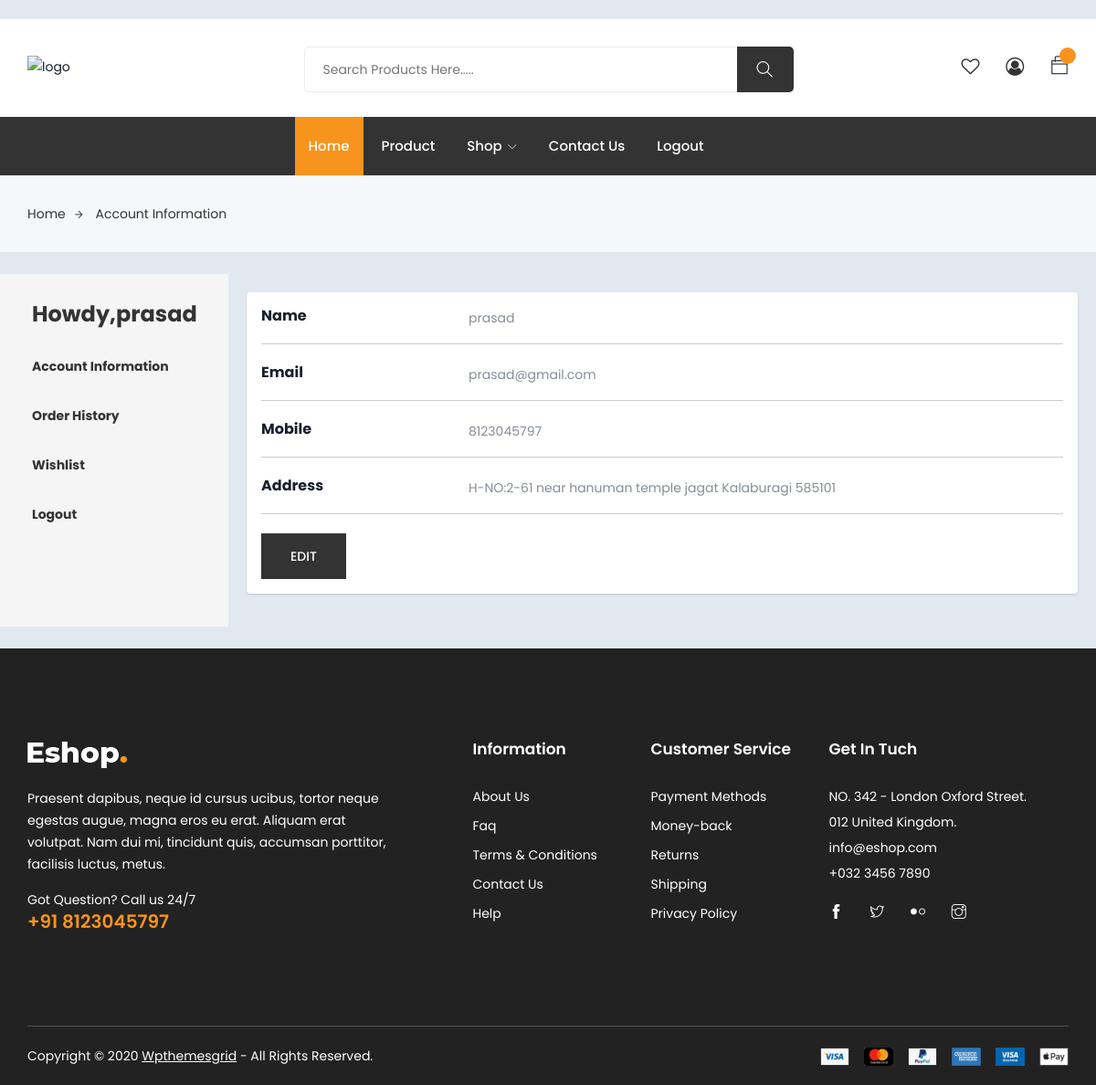
The page /profile/ (signed in) on the database its author committed.
### authentications/models.py (models this page shows)
class CustomUser(AbstractUser):
    username=None
    name = models.CharField(max_length=100)
    email = models.EmailField(unique=True)
    address = models.TextField(null=True, blank=True)
    mobile = models.IntegerField( null=True, blank=True,unique=True)
    USERNAME_FIELD = 'email'
    REQUIRED_FIELDS = ['name']
    objects = CustomUserManager()
    def __str__(self):
        return self.email

### ecommerceApp/views.py (the view)
# urls.py: path('profile/', profile, name='profile'),
@login_required(login_url='/auth/login/')
def profile(request):
    return render(request, 'auth/profile.html')

### templates/auth/profile.html (shortened to what this page needs)
{% extends "base.html" %}
{% load static %}
{% block body %}
<!DOCTYPE html>
<html lang="en">
  <head>
    <link rel="stylesheet" href="style.css" />
  </head>
  <body>
<div class="breadcrumbs">
  <div class="container">
    <div class="row">
      <div class="col-12">
        <div class="bread-inner">
          <ul class="bread-list">
            <li>
              <a href="{% url 'index' %}">Home<i class="ti-arrow-right"></i></a>
            </li>
            <li class="active"><a href="{% url 'profile' %}">Account Information</a></li>
          </ul>
        </div>
      </div>
    </div>
  </div>
</div>
    <br />
    <div class="profile-page">
      <div class="profile-sidebar">
        <nav class="profile-nav">
          <ul>
            <li><a href=""><h4>Howdy,{{request.user.name}}</h4></a></li>
            <li><a href="{% url 'profile' %}">Account Information</a></li>
            <li><a href="{% url 'orderlist' %}">Order History</a></li>
            <li><a href="{% url 'wishlist_view' %}">Wishlist</a></li>
            <li><a href="{% url 'logout' %}">Logout</a></li>
          </ul>
        </nav>
      </div>
      <div class="profile-content">
        <div class="col-md-60">
          <div class="card mb-3">
            <div class="card-body">
              <div class="row">
                <div class="col-sm-3">
                  <h6 class="mb-0">Name</h6>
                </div>
                <div class="col-sm-9 text-secondary">{{request.user.name}}</div>
              </div>
              <hr />
              <div class="row">
                <div class="col-sm-3">
                  <h6 class="mb-0">Email</h6>
                </div>
                <div class="col-sm-9 text-secondary">{{request.user}}</div>
              </div>
              <hr />
              <div class="row">
                <div class="col-sm-3">
                  <h6 class="mb-0">Mobile</h6>
                </div>
                <div class="col-sm-9 text-secondary">{{request.user.mobile}}</div>
              </div>
              <hr />
              <div class="row">
                <div class="col-sm-3">
                  <h6 class="mb-0">Address</h6>
                </div>
                <div class="col-sm-9 text-secondary">
                  {{request.user.address}}
                </div>
              </div>
              <hr />
              <div class="row">
                <div class="col-sm-12">
                    <div class="button" >
                      <a href="{% url 'profile_edit' request.user.id %}" class="btn" style="color: white;">Edit</a>
                    </div>
                </div>
              </div>
            </div>
          </div>
        </div>
      </div>
    </div>
  </body>
</html>
<br />
{% endblock body %}

### templates/auth/profile.html (style rules this page uses)
body { margin-top: 20px; color: #1a202c; text-align: left; background-color: #e2e8f0; }
.card { box-shadow: 0 1px 3px 0 rgba(0, 0, 0, 0.1), 0 1px 2px 0 rgba(0, 0, 0, 0.06); }
.card { position: relative; display: flex; flex-direction: column; min-width: 0; word-wrap: break-word; background-color: #fff; background-clip: border-box; border: 0 solid rgba(0, 0, 0, 0.125); border-radius: 0.25rem; }
.card-body { flex: 1 1 auto; min-height: 1px; padding: 1rem; }
.mb-3, .my-3 { margin-bottom: 1rem !important; }
.profile-page { display: flex; width: 100%; }
.profile-sidebar { width: 250px; background-color: #f5f5f5; padding: 20px; }
.profile-nav { list-style: none; padding: 0; margin: 0; }
.profile-nav li { margin-bottom: 10px; }
.profile-nav a { display: block; padding: 10px 15px; text-decoration: none; color: #333; font-weight: bold; }
.profile-content { flex: 1; padding: 20px; }

### rows shown on the page
CustomUser: user.name "prasad", user "prasad@gmail.com", user.mobile "8123045797", user.address "H-NO:2-61 near hanuman temple jagat Kalaburagi 585101"
